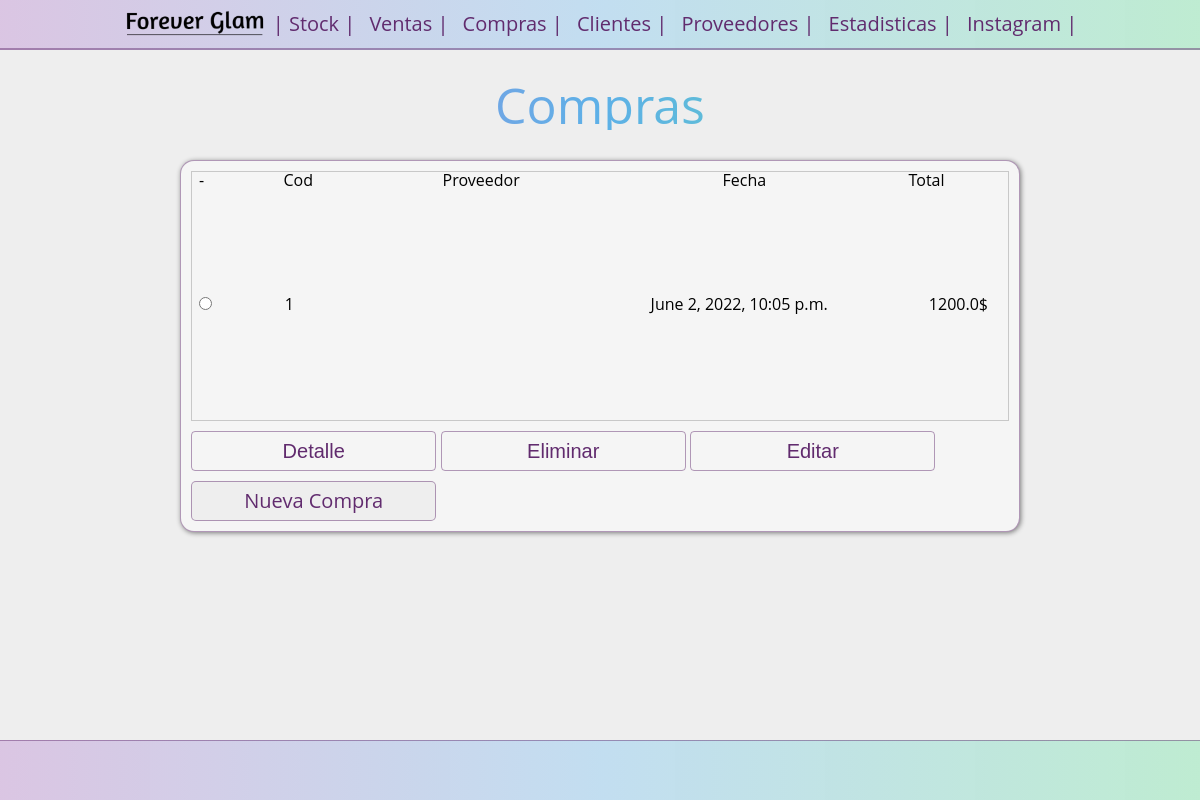
The page /purchases/ on the database as committed earlier.
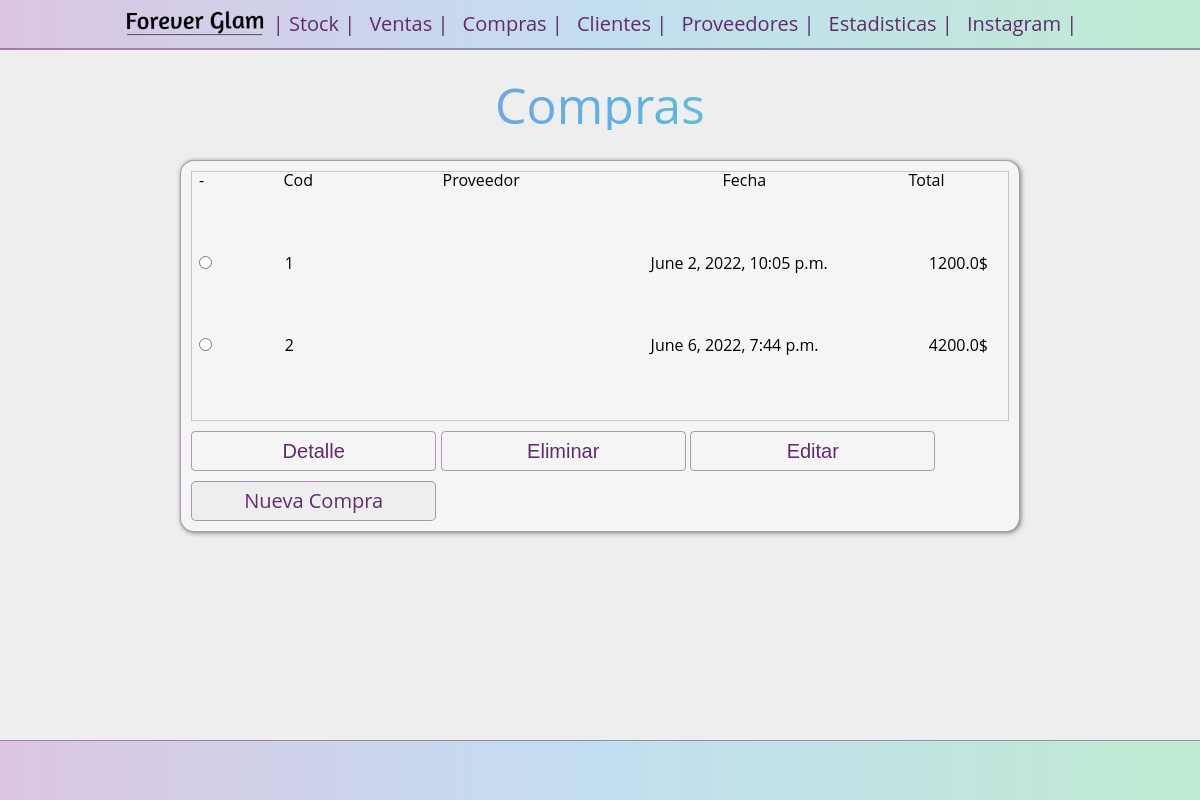
The same page on the database as committed later.
### purchases/models.py (models this page shows)
class Purchase(models.Model):
    supplier = models.ForeignKey(
            Supplier,
            on_delete= models.CASCADE,
            null= False,
            blank= False,
    )
    purchase_date = models.DateTimeField(auto_now_add=True)
    product = models.ManyToManyField(
        Product,
        through='Purchase_Product',
        blank=True
    )
    total = models.FloatField(default=0)

### purchases/views.py (the view)
# urls.py: path("",  views.index, name= "index"),
def index(request):
    purchases_list = Purchase.objects.all()
    return render(request, "purchases/index.html",{
        'purchases_list' : purchases_list
    })

### purchases/templates/purchases/index.html (shortened to what this page needs)
{% extends 'stock/header.html' %}
{% block content %}
{% load static %}
<body>
    <h1 class="titulo">Compras</h1>
    {% if purchases_list %}
        <main>
        <form action="{% url 'purchases:detail_update_delete' %}" method="post" class="main-form">
            <div class="table-container">
                <table class="main-table">
                    <tr>
                    <td >-</td>
                    <th class="main-table__pk">Cod</th>
                    <th id="nombre"><strong>Proveedor </strong></th>
                    <th ><strong> Fecha </strong></th>
                    <th class="main-table__col_total"><strong> Total </strong></th>
                    </tr>
                    {% for choice in purchases_list  %}
                            <tr class="main-table__row">
                            <td><input
                                type="radio"
                                name="choice"
                                id="choice{{ forloop.counter }}"
                                value="{{choice.id}}"></td>
                            <label for="choice{{ forloop.counter }}">
                                <td>{{choice.pk}}</td>
                                <td>{{choice.client.name}}</td>
                                <td>{{choice.purchase_date}}</td>
                                <td id="main-table__col_total">{{choice.total}}$</td>
                                </tr>
                    {% endfor %}
                </table>
            </div>
            <input type="submit" name="action" value="Detalle">
            <input type="submit" name="action" value="Eliminar">
            <input type="submit" name="action" value="Editar">
            <a href="{% url 'purchases:new_1'%}" class="button_grillo" >Nueva Compra</a>
        </form>
    {% else %}
        <p class="titulo">No elements are available.</p>
        <a href="{% url 'purchases:new_1' %}" class="button_grillo" >Nueva Compra</a>
    {% endif %}
        </main>
    <footer>
    </footer>
</body>
{% endblock %}

Rows that differ between the two databases and show on the page:
added Purchase: pk "2", purchase_date "June 6, 2022, 7:44 p.m.", total "4200.0"
